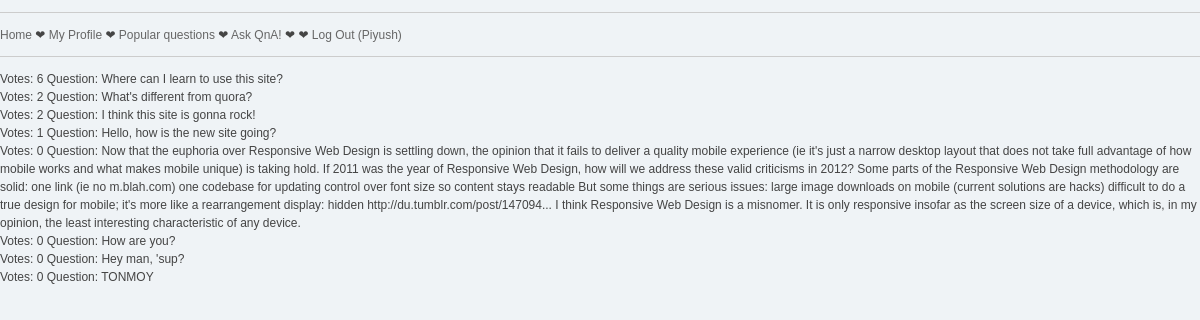
Screenshot of /index.php (signed in) with the database file from the repository.
### tables this page shows
CREATE TABLE IF NOT EXISTS `question_stats` (
  `qid` int(11) NOT NULL AUTO_INCREMENT,
  `question` text,
  `asker_id` int(11) NOT NULL,
  `votes` int(11) NOT NULL DEFAULT '0',
  `time` timestamp NOT NULL DEFAULT CURRENT_TIMESTAMP ON UPDATE CURRENT_TIMESTAMP,
  `answers` int(11) NOT NULL DEFAULT '0',
  `views` int(11) NOT NULL DEFAULT '0',
  PRIMARY KEY (`qid`)
);

### index.php (the view, shortened to what this page needs)
<?php
	require_once('header.php');
	require_once('navmenu.php');
	if(isset($_SESSION['SESS_MEMBER_ID']))
	{
		$user_id = $_SESSION['SESS_MEMBER_ID'];
		$dbc = mysqli_connect(DB_HOST,DB_USER,DB_PASS,DB_NAME) or die('Error connecting to database');
		$query = "SELECT qs.qid, qs.question,qs.votes FROM user_info AS ui INNER JOIN questions_followed AS qf USING (user_id) INNER JOIN question_stats AS qs  USING (qid) WHERE ui.user_id = '$user_id' ORDER BY qs.votes DESC, qs.time DESC";
		$data = mysqli_query($dbc,$query) or die('Error querying database.');
		if(mysqli_num_rows($data) == 0)
		{
			echo '<p>You have not followed any question yet.</p>';
			echo '<p>Here\'s a list of <a href="popular_questions.php">popular questions</a> that you may like.';
		}
		else
		{
			while($row = mysqli_fetch_array($data))
			{
				$question = $row['question'];
				$votes = $row['votes'];
				if(!empty($row['qid']))
				{
					echo "<p>Votes: $votes Question: $question</p>";
				}
			}
		}
	}
	else
	{
		require_once('popular_questions.php');
	}
?>

### rows the page displays
question_stats: votes "6", question "Where can I learn to use this site?"
question_stats: votes "2", question "What's different from quora?"
question_stats: votes "2", question "I think this site is gonna rock!"
question_stats: votes "1", question "Hello, how is the new site going?"
question_stats: votes "0", question "Now that the euphoria over Responsive Web Design is settling down, the opinion that it fails to deliver a quality mobile experience (ie it's just a narrow desktop layout that does not take full advantage of how mobile works and what makes mobile unique) is taking hold. If 2011 was the year of Responsive Web Design, how will we address these valid criticisms in 2012? Some parts of the Responsive Web Design methodology are solid: one link (ie no m.blah.com) one codebase for updating control over font size so content stays readable But some things are serious issues: large image downloads on mobile (current solutions are hacks) difficult to do a true design for mobile; it's more like a…"
question_stats: votes "0", question "How are you?"
question_stats: votes "0", question "Hey man, 'sup?"
question_stats: votes "0", question "TONMOY"

### other values shown
$_SESSION['username'] "Piyush"
